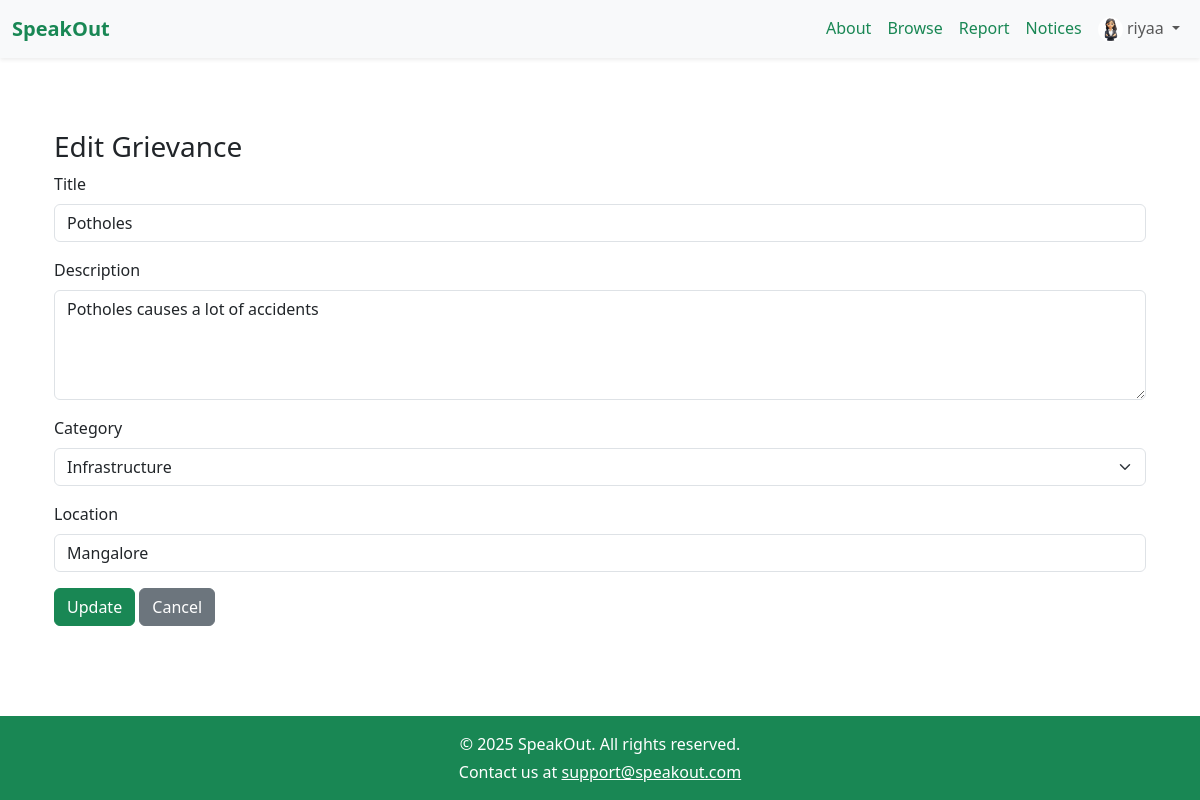
Screenshot of /edit_grievance/1 (signed in) with the database file from the repository.
### models.py (models this page shows, shortened)
class Grievance(db.Model):
    id = db.Column(db.Integer, primary_key=True)
    user_id = db.Column(db.Integer, db.ForeignKey('user.id'), nullable=False)
    title = db.Column(db.String(100), nullable=False)
    description = db.Column(db.Text, nullable=False)
    category = db.Column(db.String(50))
    location = db.Column(db.String(200), nullable=False)
    status = db.Column(db.String(20), default='Pending')
    created_at = db.Column(db.DateTime, default=datetime.utcnow)
    updated_at = db.Column(db.DateTime, onupdate=datetime.utcnow)
    image = db.Column(db.String(255))
    comments = db.relationship('Comment', backref='grievance', lazy=True)
    department_id = db.Column(db.Integer, db.ForeignKey('department.id'), nullable=True)

### app.py (the view, shortened to what this page needs)
@app.route('/edit_grievance/<int:grievance_id>', methods=['GET', 'POST'])
def edit_grievance(grievance_id):
    grievance = Grievance.query.get_or_404(grievance_id)
    if grievance.user_id != session.get('user_id'):
        flash("You are not authorized to edit this grievance.", "danger")
        return redirect(url_for('u_dashboard'))
    return render_template("user/edit_grievance.html", grievance=grievance)

### templates/user/edit_grievance.html (shortened to what this page needs)
{% extends "base.html" %}
{% block content %}
<div class="container mt-5">
  <h3>Edit Grievance</h3>
  <form method="POST">
    <div class="mb-3">
      <label for="title" class="form-label">Title</label>
      <input type="text" name="title" class="form-control" value="{{ grievance.title }}" required>
    </div>
    <div class="mb-3">
      <label for="description" class="form-label">Description</label>
      <textarea name="description" class="form-control" rows="4" required>{{ grievance.description }}</textarea>
    </div>
    <div class="mb-3">
      <label for="category" class="form-label">Category</label>
      <select name="category" class="form-select" required>
        <option value="Infrastructure" {% if grievance.category == 'Infrastructure' %}selected{% endif %}>Infrastructure</option>
      </select>
    </div>
    <div class="mb-3">
      <label for="location" class="form-label">Location</label>
      <input type="text" name="location" class="form-control" value="{{ grievance.location }}" required>
    </div>
    <button type="submit" class="btn btn-success">Update</button>
    <a href="{{ url_for('view_grievance', id=grievance.id) }}" class="btn btn-secondary">Cancel</a>
  </form>
</div>
{% endblock %}

### rows the page displays
Grievance: title "Potholes", description "Potholes causes a lot of accidents", location "Mangalore"

### other values shown
{{ session.get('username') }} "riyaa"
